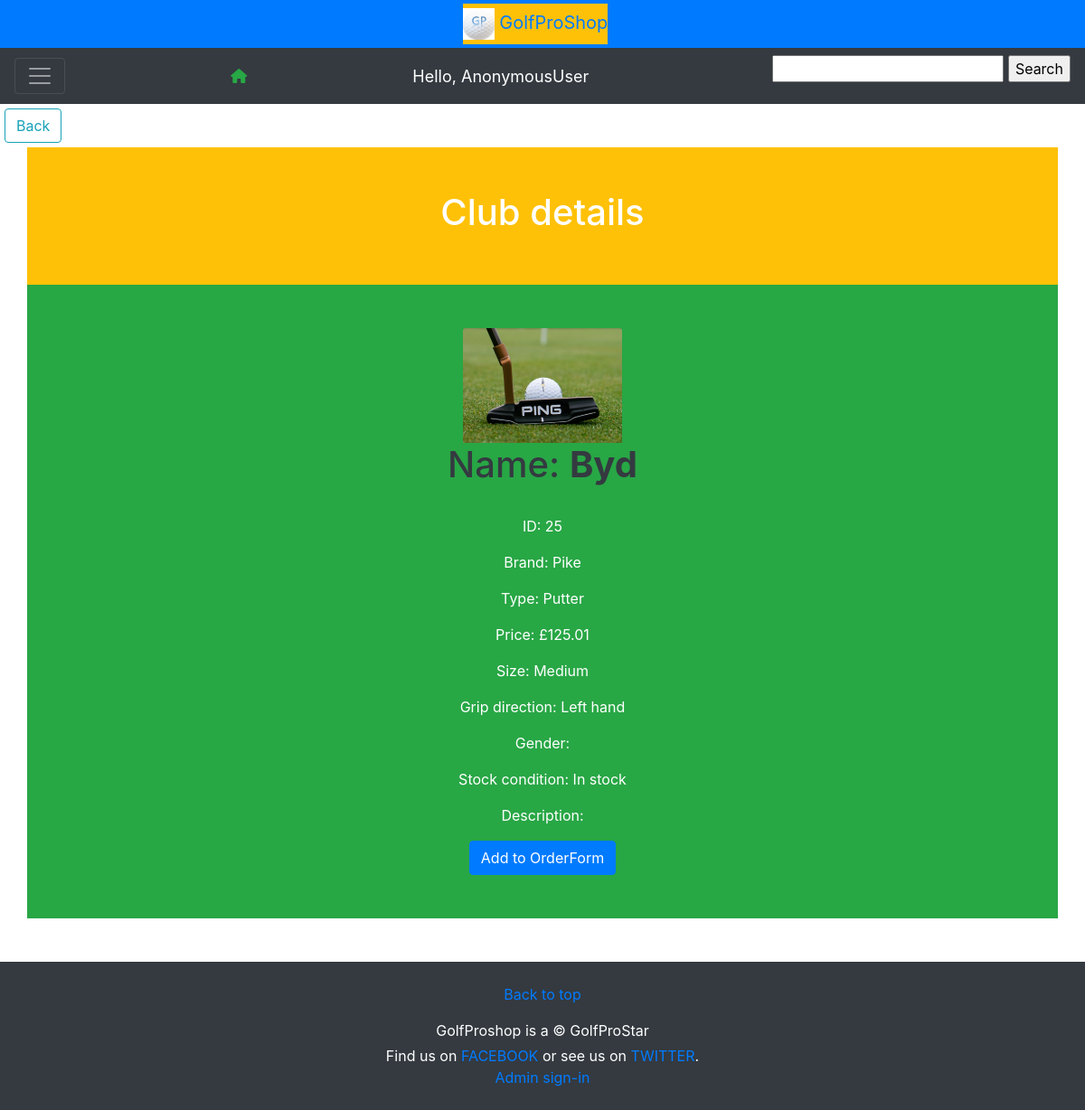
Page /SingleProduct/25/ on the committed database.
### golfshop/models.py (models this page shows, shortened)
class Product(models.Model):
    BRAND_CHOICES = (('WIL','Wilson'),('PK','Pike'),('FZ','Frazer'))
    GRIPDIRECTION_CHOICES = (('LH','Left hand'),('RH','Right hand'))
    CLUB_TYPE_CHOICES = [
        ('OTHER', (
            ('F','FullSet'),('H','HalfSet'),
            ('DR','Driver'),('W','Wedge'),('P','Putter'),('F','Fairway')
            )
        ),
        ('IRON', (
            ('3i','3 iron'),('4i','4 iron'),('5i','5 iron'),('6i','6 iron'),
            ('7i','7 iron'),('8i','8 iron')
            )
        ),
        ]
    GENDER_CHOICES= (('L','Ladies'),('M','Mens'),('J','Juniors'))
    SIZE_CHOICES= (('SM','Short'),('M','Medium'),('L','Large'))
    STOCKCONDITION= (('OOS','Out of stock'),('IS','In stock'))
    CATEGORY_CHOICES= (('A','Accessory'),('C','Club'),('S','SetOfClubs'))
    image= models.ImageField(upload_to='images/', blank=True)
    name= models.CharField(max_length=20, blank=True)
    brand= models.CharField(max_length=20, choices=BRAND_CHOICES, blank=True)
    category= models.CharField(max_length=20, choices=CATEGORY_CHOICES, blank=True)
    type= models.CharField(max_length=20, choices=CLUB_TYPE_CHOICES, blank=True)
    summary= models.CharField(max_length=200, blank=True)
    size= models.CharField(max_length=10, choices=SIZE_CHOICES, blank=True)
    gripDirection= models.CharField(max_length=10, choices=GRIPDIRECTION_CHOICES, blank=True)
    gender= models.CharField(max_length=10, choices=GENDER_CHOICES, blank=True)
    price= models.DecimalField(max_digits=6, decimal_places=2)
    stockCondition= models.CharField(max_length=10, choices=STOCKCONDITION, default='IS')
    quantity= models.PositiveIntegerField(default=0)

### golfshop/views.py (the view)
# urls.py: path('SingleProduct/<int:id>/', golfshop.views.singleProduct, name="SingleProduct"),
def singleProduct(request, id):
    try:
        product = Product.objects.get(id=id)
    except Product.DoesNotExist:
        raise Http404("Club not found")
    return render(request, 'SingleProduct.html', {'product':product,})

### golfshop/templates/SingleProduct.html (shortened to what this page needs)
{% extends 'Base.html' %}
{% load static %}
{% block content %}
<a href="{% url 'ProductList' %}" class="btn btn-outline-info" style="margin:5px" role="button">Back</a>
<br>
<div class="container bg-warning text-white  text-center p-5">
    <h1>Club details</h1>
</div>
<div class="container bg-success text-white  text-center p-5">
    <img src="{{product.image.url}}" class="card-img-top" style="width: 11rem" alt="golf club">
    <h1 class="text-dark">Name: <b>{{product.name}}</b></h1>
    <br>
    <p>ID: {{product.id}}</p>
    <p>Brand: {{product.get_brand_display}}</p>
    <p>Type: {{product.get_type_display}}</p>
    <p>Price: £{{product.price}}</p>
    <p>Size: {{product.get_size_display}}</p>
    <p>Grip direction: {{product.get_gripDirection_display}}</p>
    <p>Gender: {{product.get_ender_display}}</p>
    <p>Stock condition: {{product.get_stockCondition_display}}</p>
    <p>Description: {{product.summary | capfirst}}</p>
    <a href="{% url 'PlaceOrder' product.id %}" class="btn btn-primary">Add to OrderForm</a>
</div>
<br><br>
{% endblock %}

### rows in the picture
Product: image (picture), name "Byd", id "25", brand "Pike", type "Putter", price "125.01", size "Medium", gripDirection "Left hand", stockCondition "In stock"

### other values in the picture
{{ request.user }} "AnonymousUser"
